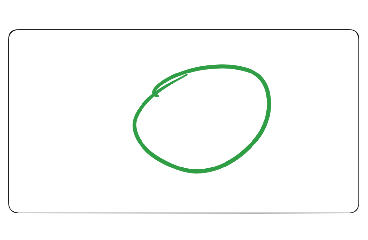

This is a level from a 2D game, rendered from its Tiled map with the project's own tilesets. A one-line summary and the complete map file follow:
An orthogonal 23x15 tile map with 16x16 px tiles, 3 tile layers (Back, Buildings, Front), 1 hidden layer not drawn.

<map version="1.10" tiledversion="1.11.2" orientation="orthogonal" renderorder="right-down" compressionlevel="0" width="23" height="15" tilewidth="16" tileheight="16" infinite="0" nextlayerid="9" nextobjectid="4">
 <tileset firstgid="1" name="z_Suryawati115_Hogwarts" tilewidth="16" tileheight="16" tilecount="345" columns="23">
  <image source="z_Suryawati115_Hogwarts.png" width="368" height="240" />
 </tileset>
 <layer id="1" name="Back" width="23" height="15">
  <data encoding="csv">
1,2,3,4,5,6,7,8,9,10,11,12,13,14,15,16,17,18,19,20,21,22,23,
24,25,26,27,28,29,30,31,32,33,34,35,36,37,38,39,40,41,42,43,44,45,46,
47,48,49,50,51,52,53,54,55,56,57,58,59,60,61,62,63,64,65,66,67,68,69,
70,71,72,73,74,75,76,77,78,79,80,81,82,83,84,85,86,87,88,89,90,91,92,
93,94,95,96,97,98,99,100,101,102,103,104,105,106,107,108,109,110,111,112,113,114,115,
116,117,118,119,120,121,122,123,124,125,126,127,128,129,130,131,132,133,134,135,136,137,138,
139,140,141,142,143,144,145,146,147,148,149,150,151,152,153,154,155,156,157,158,159,160,161,
162,163,164,165,166,167,168,169,170,171,172,173,174,175,176,177,178,179,180,181,182,183,184,
185,186,187,188,189,190,191,192,193,194,195,196,197,198,199,200,201,202,203,204,205,206,207,
208,209,210,211,212,213,214,215,216,217,218,219,220,221,222,223,224,225,226,227,228,229,230,
231,232,233,234,235,236,237,238,239,240,241,242,243,244,245,246,247,248,249,250,251,252,253,
254,255,256,257,258,259,260,261,262,263,264,265,266,267,268,269,270,271,272,273,274,275,276,
277,278,279,280,281,282,283,284,285,286,287,288,289,290,291,292,293,294,295,296,297,298,299,
300,301,302,303,304,305,306,307,308,309,310,311,312,313,314,315,316,317,318,319,320,321,322,
323,324,325,326,327,328,329,330,331,332,333,334,335,336,337,338,339,340,341,342,343,344,345
</data>
 </layer>
 <layer id="2" name="Buildings" width="23" height="15">
  <data encoding="csv">
0,0,0,0,0,0,0,0,0,0,0,0,0,0,0,0,0,0,0,0,0,0,0,
0,0,0,0,0,0,0,0,0,0,0,0,0,0,0,0,0,0,0,0,0,0,0,
0,0,0,0,0,0,0,0,0,0,0,0,0,0,0,0,0,0,0,0,0,0,0,
0,0,0,0,0,0,0,0,0,0,0,0,0,0,0,0,0,0,0,0,0,0,0,
0,0,0,0,0,0,0,0,0,0,0,0,0,0,0,0,0,0,0,0,0,0,0,
0,0,0,0,0,0,0,0,0,0,0,0,0,0,0,0,0,0,0,0,0,0,0,
0,0,0,0,0,0,0,0,0,0,0,0,0,0,0,0,0,0,0,0,0,0,0,
0,0,0,0,0,0,0,0,0,0,0,0,0,0,0,0,0,0,0,0,0,0,0,
0,0,0,0,0,0,0,0,0,0,0,0,0,0,0,0,0,0,0,0,0,0,0,
0,0,0,0,0,0,0,0,0,0,0,0,0,0,0,0,0,0,0,0,0,0,0,
0,0,0,0,0,0,0,0,0,0,0,0,0,0,0,0,0,0,0,0,0,0,0,
0,0,0,0,0,0,0,0,0,0,0,0,0,0,0,0,0,0,0,0,0,0,0,
0,0,0,0,0,0,0,0,0,0,0,0,0,0,0,0,0,0,0,0,0,0,0,
0,0,0,0,0,0,0,0,0,0,0,0,0,0,0,0,0,0,0,0,0,0,0,
0,0,0,0,0,0,0,0,0,0,0,0,0,0,0,0,0,0,0,0,0,0,0
</data>
 </layer>
 <layer id="7" name="Buildings1" width="23" height="15" visible="0">
  <data encoding="csv">
0,0,0,0,0,0,0,0,0,0,0,0,0,0,0,0,0,0,0,0,0,0,0,
0,0,0,0,0,0,0,0,0,0,0,0,0,0,0,0,0,0,0,0,0,0,0,
0,0,0,0,0,0,0,0,0,0,0,0,0,0,0,0,0,0,0,0,0,0,0,
0,0,0,0,0,0,0,0,0,0,0,0,0,0,0,0,0,0,0,0,0,0,0,
0,0,0,0,0,0,0,0,0,0,0,0,0,0,0,0,0,0,0,0,0,0,0,
0,0,0,0,0,0,0,0,0,0,0,0,0,0,0,0,0,0,0,0,0,0,0,
0,0,0,0,0,0,0,0,0,0,0,0,0,0,0,0,0,0,0,0,0,0,0,
0,0,0,0,0,0,0,0,0,0,0,0,0,0,0,0,0,0,0,0,0,0,0,
0,0,0,0,0,0,0,0,0,0,0,0,0,0,0,0,0,0,0,0,0,0,0,
0,0,0,0,0,0,0,0,0,0,0,0,0,0,0,0,0,0,0,0,0,0,0,
0,0,0,0,0,0,0,0,0,0,0,0,0,0,0,0,0,0,0,0,0,0,0,
0,0,0,0,0,0,0,0,0,0,0,0,0,0,0,0,0,0,0,0,0,0,0,
0,0,0,0,0,0,0,0,0,0,0,0,0,0,0,0,0,0,0,0,0,0,0,
0,0,0,0,0,0,0,0,0,0,0,0,0,0,0,0,0,0,0,0,0,0,0,
0,0,0,0,0,0,0,0,0,0,0,0,0,0,0,0,0,0,0,0,0,0,0
</data>
 </layer>
 <layer id="3" name="Front" width="23" height="15">
  <data encoding="csv">
0,0,0,0,0,0,0,0,0,0,0,0,0,0,0,0,0,0,0,0,0,0,0,
0,0,0,0,0,0,0,0,0,0,0,0,0,0,0,0,0,0,0,0,0,0,0,
0,0,0,0,0,0,0,0,0,0,0,0,0,0,0,0,0,0,0,0,0,0,0,
0,0,0,0,0,0,0,0,0,0,0,0,0,0,0,0,0,0,0,0,0,0,0,
0,0,0,0,0,0,0,0,0,0,0,0,0,0,0,0,0,0,0,0,0,0,0,
0,0,0,0,0,0,0,0,0,0,0,0,0,0,0,0,0,0,0,0,0,0,0,
0,0,0,0,0,0,0,0,0,0,0,0,0,0,0,0,0,0,0,0,0,0,0,
0,0,0,0,0,0,0,0,0,0,0,0,0,0,0,0,0,0,0,0,0,0,0,
0,0,0,0,0,0,0,0,0,0,0,0,0,0,0,0,0,0,0,0,0,0,0,
0,0,0,0,0,0,0,0,0,0,0,0,0,0,0,0,0,0,0,0,0,0,0,
0,0,0,0,0,0,0,0,0,0,0,0,0,0,0,0,0,0,0,0,0,0,0,
0,0,0,0,0,0,0,0,0,0,0,0,0,0,0,0,0,0,0,0,0,0,0,
0,0,0,0,0,0,0,0,0,0,0,0,0,0,0,0,0,0,0,0,0,0,0,
0,0,0,0,0,0,0,0,0,0,0,0,0,0,0,0,0,0,0,0,0,0,0,
0,0,0,0,0,0,0,0,0,0,0,0,0,0,0,0,0,0,0,0,0,0,0
</data>
 </layer>
 <objectgroup id="4" name="Back" />
 <objectgroup id="5" name="Buildings" />
 <objectgroup id="8" name="Buildings1" />
 <objectgroup id="6" name="Front" />
</map>
